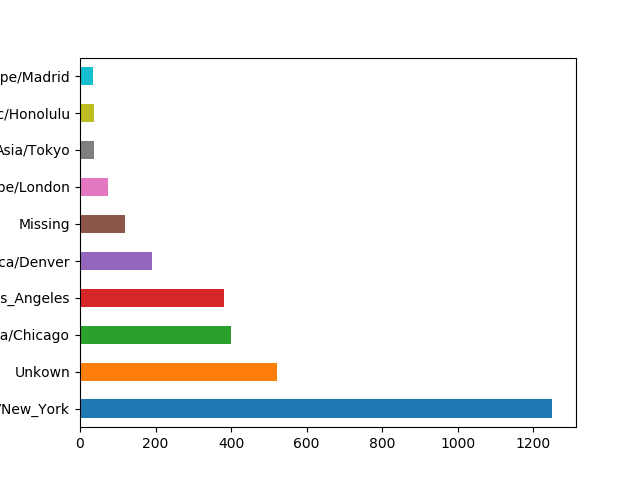

Here is the Python script that generated this plot:
#!/usr/bin/env python
# -*- coding: utf-8 -*-
# @Time    : 2018/3/23 10:03
# @Author  : fanhaiyang
# @File    : usa_gov3.py
# @Software: PyCharm Community Edition
# @comment : 使用pandas对时区进行计数
import json
from pandas import DataFrame
import matplotlib.pyplot as plt

path = '../usagov_bitly_data2012-03-16-1331923249.txt'
records = [json.loads(line) for line in open(path)]  # 列表推导式,records中每一个元素就是一行数据
frame = DataFrame(records)  # 从一组原始记录中创建DataFrame
# DataFrame是pandas中最重要的数据结构，它用于将数据表示为一个表格。数据中的一行就是表格的一行，字段就是一列
# print(frame)

series = frame['tz']  # 返回一个Series对象，类似于表格中的一列
# Series对象中有一个value_counts方法
tz_counts = series.value_counts()
print(tz_counts[:10])  # 这就是我们要的出现次数前10的时区数据

"""
接下来我们要用matplotlib为这段数据生成一个图片
"""
# 首先要把未知或缺失的时区填上一个替代值，使用fillna函数可以替换缺失值，未知值（空字符串）可以通过布尔型数组索引加以替换
clean_tz = series.fillna('Missing')
clean_tz[clean_tz == ''] = 'Unkown'  # 注意这个的用法
tz_counts=clean_tz.value_counts()
print(tz_counts[:10])
# 使用tz_counts对象的plot方法，即可得到一张水平条形图

tz_counts[:10].plot(kind='barh',rot=0) # 这这里没效果
# 应为要用Ipython 并且要以pylab模式打开，Ipython --pylab
# 解决：https://www.cnblogs.com/l33klin/p/5301303.html
plt.show() # 前面导入import matplotlib.pyplot as plt ，加上这一句，就可以直接出图了
